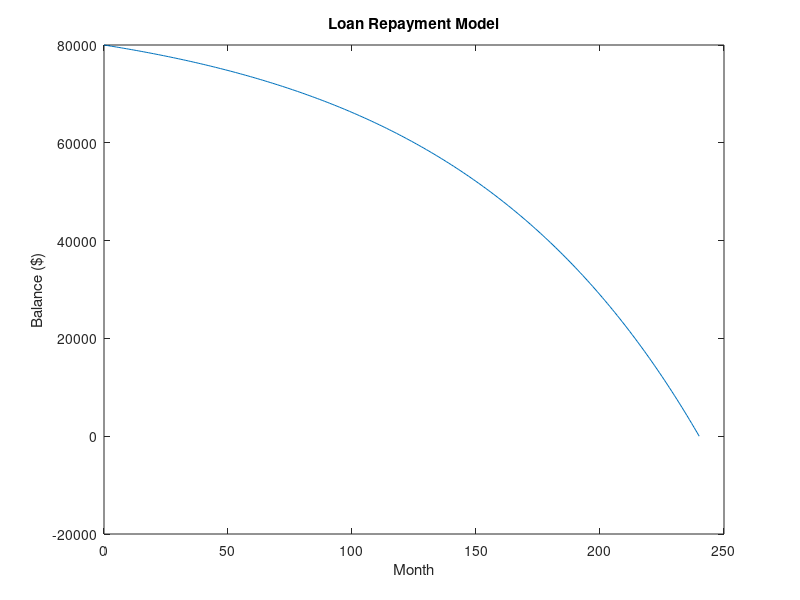

The MATLAB source for this figure:
% Numerically simulate a model describing the balance of a loan. The
% initial loan is $80,000, it accrues interest at a rate of 1% per month,
% and a payment of $880.87 is made each month.
%
% The resulting model is a first-order linear difference equation of the
% form
%   a(n+1) = 1.01*a(n) - 880.87
%   a(0) = 80,000

% Initialize output array
N = 240; % number of months to simulate
a = zeros(1, N+1);
a(1) = 80000; % initial condition

% Apply difference equation iteratively
for n=1:N
    a(n+1) = 1.01*a(n) - 880.87;
end

% Plot the results
figure
plot(0:N, a, "-")
xlabel("Month")
ylabel("Balance ($)")
title("Loan Repayment Model")
